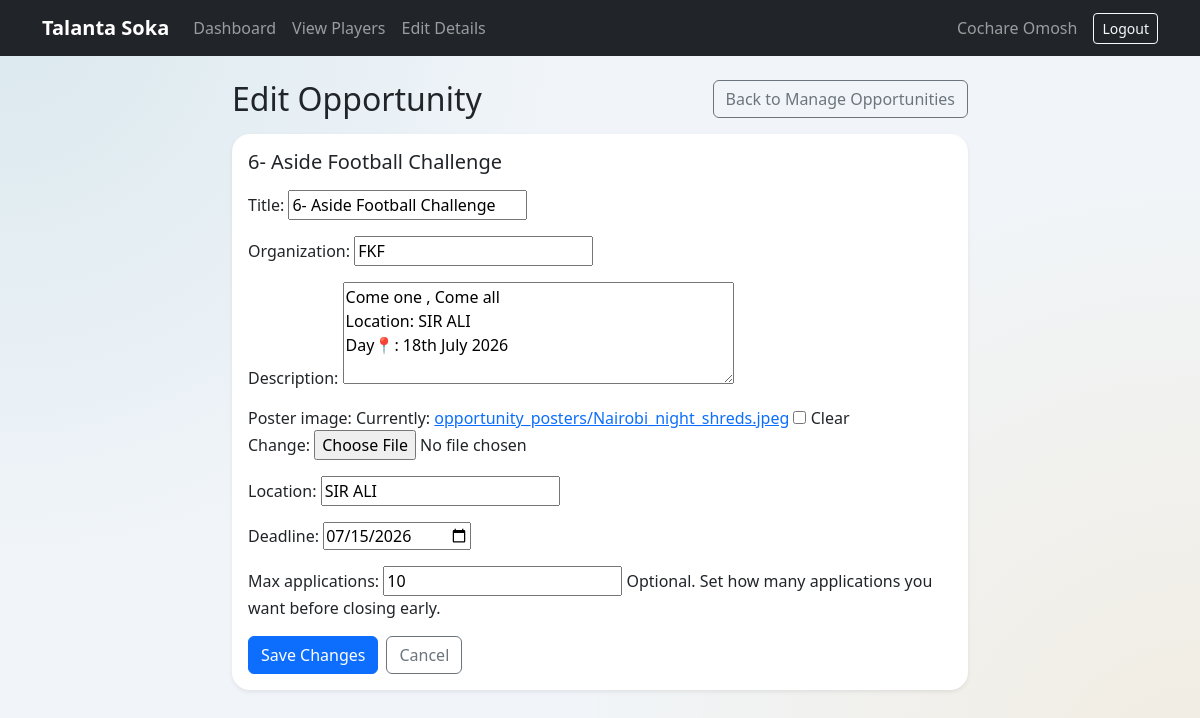
The page /opportunities/manage/4/edit/ (signed in) on the database its author committed.
### users/models.py (models this page shows, shortened)
class User(AbstractBaseUser, PermissionsMixin):
    full_name = models.CharField(max_length=150)
    email = models.EmailField(unique=True)
    ROLE_CHOICES = [
        ('player','Player'),
        ('scout', 'Scout'),
    ]
    role = models.CharField(max_length=20, choices=ROLE_CHOICES, default='player')
    is_active = models.BooleanField(default=True)
    is_staff = models.BooleanField(default=False)
    USERNAME_FIELD = 'email'
    REQUIRED_FIELDS = ['full_name']
    objects = UserManager()

### opportunities/models.py (models this page shows, shortened)
class Opportunity(models.Model):
	scout = models.ForeignKey(
		settings.AUTH_USER_MODEL,
		on_delete=models.CASCADE,
		related_name='posted_opportunities',
	)
	title = models.CharField(max_length=150)
	organization = models.CharField(max_length=150)
	description = models.TextField()
	poster_image = models.ImageField(upload_to='opportunity_posters/', blank=True, null=True)
	location = models.CharField(max_length=120)
	deadline = models.DateField()
	max_applications = models.PositiveIntegerField(blank=True, null=True)
	is_active = models.BooleanField(default=True)
	created_at = models.DateTimeField(auto_now_add=True)
	updated_at = models.DateTimeField(auto_now=True)
	class Meta:
		ordering = ['-created_at']

### opportunities/views.py (the view)
# urls.py: path('manage/<int:opportunity_id>/edit/', views.edit_posted_opportunity, name='edit_posted_opportunity'),
@login_required
def edit_posted_opportunity(request, opportunity_id):
	if request.user.role != 'scout':
		messages.error(request, 'Only scouts can edit posted opportunities.')
		return redirect('player_dashboard')
	opportunity = get_object_or_404(Opportunity, id=opportunity_id, scout=request.user)
	today = timezone.localdate()
	if request.method == 'POST':
		was_inactive = not opportunity.is_active
		form = OpportunityForm(request.POST, request.FILES, instance=opportunity, scout=request.user)
		if form.is_valid():
			updated_opportunity = form.save(commit=False)
			reactivated = False
			if was_inactive and updated_opportunity.deadline >= today:
				updated_opportunity.is_active = True
				reactivated = True
			updated_opportunity.save()
			if reactivated:
				messages.success(request, f'Opportunity "{updated_opportunity.title}" updated and reactivated.')
			else:
				messages.success(request, f'Opportunity "{updated_opportunity.title}" updated successfully.')
			return redirect('manage_posted_opportunities')
	else:
		form = OpportunityForm(instance=opportunity, scout=request.user)
	return render(
		request,
		'scouts/edit_opportunity.html',
		{
			'form': form,
			'opportunity': opportunity,
		},
	)

### opportunities/forms.py (shortened to what this page needs)
class OpportunityForm(forms.ModelForm):
    def __init__(self, *args, **kwargs):
        self.scout = kwargs.pop('scout', None)
        super().__init__(*args, **kwargs)
        self.fields['max_applications'].required = False
        self.fields['max_applications'].help_text = 'Optional. Set how many applications you want before closing early.'
    class Meta:
        model = Opportunity
        fields = ['title', 'organization', 'description', 'poster_image', 'location', 'deadline', 'max_applications']
        widgets = {
            'title': forms.TextInput(attrs={'placeholder': 'Opportunity title'}),
            'organization': forms.TextInput(attrs={'placeholder': 'Club or organization name'}),
            'description': forms.Textarea(attrs={'rows': 4, 'placeholder': 'Describe requirements and details'}),
            'location': forms.TextInput(attrs={'placeholder': 'City or area'}),
            'deadline': forms.DateInput(attrs={'type': 'date', 'min': timezone.localdate().isoformat()}),
            'max_applications': forms.NumberInput(attrs={'min': 1, 'placeholder': 'Optional application cap'}),
        }

### templates/scouts/edit_opportunity.html (shortened to what this page needs)
{% extends 'base.html' %}
{% block content %}
<div class="container mt-4" style="max-width: 760px;">
    <div class="d-flex justify-content-between align-items-center mb-3 flex-wrap gap-2">
        <h2 class="mb-0">Edit Opportunity</h2>
        <a href="{% url 'manage_posted_opportunities' %}" class="btn btn-outline-secondary">Back to Manage Opportunities</a>
    </div>
    <div class="card shadow-sm">
        <div class="card-body">
            <h5 class="mb-3">{{ opportunity.title }}</h5>
            <form method="post" enctype="multipart/form-data">
                {{ form.as_p }}
                <div class="d-flex gap-2 flex-wrap">
                    <button type="submit" class="btn btn-primary">Save Changes</button>
                    <a href="{% url 'manage_posted_opportunities' %}" class="btn btn-outline-secondary">Cancel</a>
                </div>
            </form>
        </div>
    </div>
</div>
{% endblock %}

### templates/base.html (shortened to what this page needs)
{% load static %}
<!DOCTYPE html>
<html lang="en">
<head>
    <link href="https://cdn.jsdelivr.net/npm/bootstrap@5.3.3/dist/css/bootstrap.min.css" rel="stylesheet">
</head>
<body>
<nav class="navbar navbar-expand-lg navbar-dark bg-dark">
    <div class="container">
        <a class="navbar-brand" href="{% url 'home' %}">
            Talanta Soka
        </a>
        <div class="collapse navbar-collapse"
             id="navbarContent">
            <ul class="navbar-nav me-auto">
                <li class="nav-item">
                    {% if user.is_authenticated and user.is_staff %}
                        <a class="nav-link" href="{% url 'admin_dashboard' %}">
                    {% elif user.is_authenticated and user.role == 'player' %}
                        <a class="nav-link" href="{% url 'player_dashboard' %}">
                    {% elif user.is_authenticated and user.role == 'scout' %}
                        <a class="nav-link" href="{% url 'scout_dashboard' %}">
                    {% else %}
                        <a class="nav-link" href="{% url 'home' %}">
                    {% endif %}
                        Dashboard
                    </a>
                </li>
                <li class="nav-item">
                    {% if user.is_authenticated and user.is_staff %}
                        <a class="nav-link" href="{% url 'admin_users' %}">Users</a>
                    {% elif user.is_authenticated and user.role == 'player' %}
                        <a class="nav-link" href="{% url 'player_profile' %}">Profile</a>
                    {% elif user.is_authenticated and user.role == 'scout' %}
                        <a class="nav-link" href="{% url 'scout_player_directory' %}">View Players</a>
                    {% else %}
                        <a class="nav-link" href="{% url 'login' %}">Login</a>
                    {% endif %}
                </li>
                {% if user.is_authenticated and user.role == 'scout' and not user.is_staff %}
                    <li class="nav-item">
                        <a class="nav-link" href="{% url 'scout_edit_details' %}">Edit Details</a>
                    </li>
                {% endif %}
            </ul>
            {% if user.is_authenticated %}
                <span class="navbar-text me-3">
                    {{ user.full_name }}
                </span>
                <a href="{% url 'logout' %}"
                   class="btn btn-outline-light btn-sm">
                    Logout
                </a>
            {% endif %}
        </div>
    </div>
</nav>
<div class="container mt-4">
    <div class="position-fixed top-0 end-0 p-3" style="z-index:1080;">
    </div>
    {% block content %}
    {% endblock %}
</div>
</body>
</html>

### templates/base.html (style rules this page uses)
body { background: radial-gradient(circle at top left, rgba(14,116,144,.10), transparent 40%), radial-gradient(circle at bottom right, rgba(245,158,11,.10), transparent 45%), #f1f5f9; min-height:100vh; }
.navbar-brand { font-weight:bold; }
.card { border:none; border-radius:18px; box-shadow:0 12px 24px rgba(15,23,42,.08); }

### rows shown on the page
User: full_name "Cochare Omosh"
Opportunity: title "6- Aside Football Challenge", organization "FKF", description "Come one , Come all Location: SIR ALI Day📍: 18th July 2026", location "SIR ALI", deadline "07/15/2026", max_applications "10"
